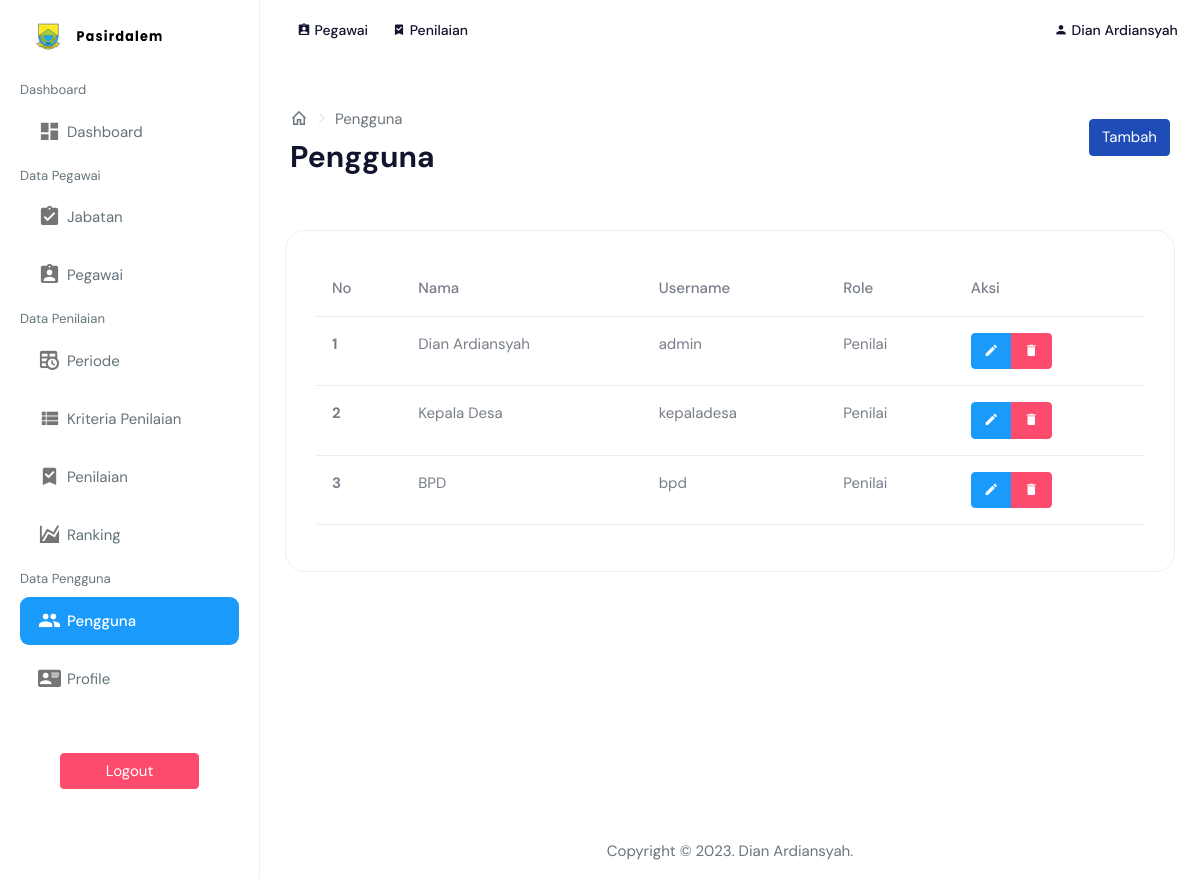
/view_user/pengguna.php (signed in), run on the app's committed database.
### tables this page shows
CREATE TABLE `users` (
  `id_user` int(11) NOT NULL,
  `nama` varchar(255) NOT NULL,
  `username` varchar(255) NOT NULL,
  `password` varchar(255) NOT NULL,
  `jabatan_id` int(11) NOT NULL,
  `role_id` int(11) NOT NULL,
  `date_created` date NOT NULL,
  `is_active` int(11) NOT NULL
);

CREATE TABLE `jabatan` (
  `id_jabatan` int(11) NOT NULL,
  `jabatan` varchar(255) NOT NULL,
  `deskripsi` text NOT NULL
);

### functions.php (called while the page is built, shortened)
<?php
$conn = mysqli_connect("localhost", "root", "", "db_sikijawa");
function query($query)
{
    global $conn;
    $result = mysqli_query($conn, $query);
    $rows = [];
    while ($row = mysqli_fetch_assoc($result)) {
        $rows[] = $row;
    }
    return $rows;
}

### view_user/pengguna.php (the view, shortened to what this page needs)
<?php
include "../templates/header.php";
$users = query(
    "SELECT * FROM users
    INNER JOIN jabatan ON users.jabatan_id = jabatan.id_jabatan
    INNER JOIN users_role ON users.role_id = users_role.id_role"
);
?>
<div class="page-breadcrumb">
    <div class="row align-items-center">
        <div class="col-6">
            <nav aria-label="breadcrumb">
                <ol class="breadcrumb mb-0 d-flex align-items-center">
                    <li class="breadcrumb-item"><a href="index.html" class="link"><i
                                class="mdi mdi-home-outline fs-4"></i></a></li>
                    <li class="breadcrumb-item active" aria-current="page">Pengguna</li>
                </ol>
            </nav>
            <h1 class="mb-0 fw-bold">Pengguna</h1>
        </div>
        <div class="col-6">
            <div class="text-end upgrade-btn">
                <a href="pengguna_add.php" class="btn btn-primary text-white">Tambah</a>
            </div>
        </div>
    </div>
</div>
<div class="container-fluid">
    <div class="row">
        <div class="col-lg-12">
            <div class="card">
                <div class="card-body">
                    <div class="table-responsive">
                        <table class="table">
                            <thead>
                                <tr>
                                    <th scope="col">No</th>
                                    <th scope="col">Nama</th>
                                    <th scope="col">Username</th>
                                    <th scope="col">Role</th>
                                    <th scope="col">Aksi</th>
                                </tr>
                            </thead>
                            <tbody>
                                <?php $i = 1; ?>
                                <?php foreach ($users as $u): ?>
                                    <tr>
                                        <th scope="row">
                                            <?= $i; ?>
                                        </th>
                                        <td>
                                            <?= $u["nama"]; ?>
                                        </td>
                                        <td>
                                            <?= $u["username"]; ?>
                                        </td>
                                        <td>
                                            <?= $u["jabatan"]; ?>
                                        </td>
                                        <td>
                                            <div class="btn-group btn-group-toggle" data-toggle="buttons">
                                                <a href="pengguna_edit.php?id=<?= $u["id_user"] ?>"
                                                    class="btn btn-info text-white"><i class="mdi mdi-pencil"></i></a>
                                                <a href="pengguna_delete.php?id=<?= $u["id_user"] ?>"
                                                    class="btn btn-danger text-white"
                                                    onclick="return confirm('Yakin ingin menghapus <?= $u['nama']; ?>?');"><i
                                                        class="mdi mdi-delete"></i></a>
                                            </div>
                                        </td>
                                    </tr>
                                    <?php $i++; ?>
                                <?php endforeach; ?>
                            </tbody>
                        </table>
                    </div>
                </div>
            </div>
        </div>
    </div>
</div>
<?php
include "../templates/footer.php";
?>

### templates/topbar.php (shortened to what this page needs)
<header class="topbar" data-navbarbg="skin6">
    <nav class="navbar top-navbar navbar-expand-md navbar-light">
        <div class="navbar-header" data-logobg="skin6">
            <a class="navbar-brand" href="index.html">
                <b class="logo-icon">
                    <img src="../assets/images/logo-icon.png" alt="homepage" class="dark-logo" />
                </b>
                <span class="logo-text">
                    <img src="../assets/images/logo-text.png" alt="homepage" class="dark-logo" />
                </span>
            </a>
        </div>
        <div class="navbar-collapse collapse" id="navbarSupportedContent" data-navbarbg="skin5">
            <ul class="navbar-nav float-start">
                <li class="nav-item">
                    <a class="nav-link" href="../view_pegawai/pegawai.php">
                        <h6>
                            <i class="mdi mdi-clipboard-account"></i>
                            Pegawai
                        </h6>
                    </a>
                </li>
                <li class="nav-item">
                    <a class="nav-link" href="../view_penilaian/penilaian.php">
                        <h6>
                            <i class="mdi mdi-bookmark-check"></i>
                            Penilaian
                        </h6>
                    </a>
                </li>
            </ul>
            <ul class="navbar-nav float-end ms-auto">
                <li class="nav-item dropdown">
                    <a class="nav-link dropdown-toggle text-muted waves-effect waves-dark pro-pic" href="#"
                        id="navbarDropdown" role="button" data-bs-toggle="dropdown" aria-expanded="false">
                        <h6>
                            <i class="mdi mdi-account"></i>
                            <?= $user["nama"] ?>
                        </h6>
                    </a>
                </li>
            </ul>
        </div>
    </nav>
</header>

### data on the page
users: nama "Dian Ardiansyah", username "admin", jabatan.jabatan "Penilai"
users: nama "Kepala Desa", username "kepaladesa", jabatan.jabatan "Penilai"
users: nama "BPD", username "bpd", jabatan.jabatan "Penilai"
